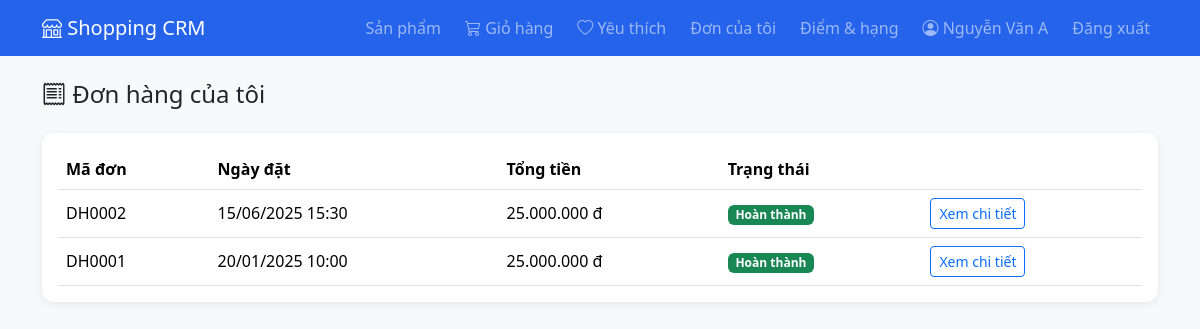
Page /orders.php (signed in) on the committed database.
### tables this page shows
CREATE TABLE orders (
  id INT AUTO_INCREMENT PRIMARY KEY,
  code VARCHAR(30) NOT NULL UNIQUE,
  user_id INT NOT NULL,
  total INT NOT NULL DEFAULT 0,
  discount INT NOT NULL DEFAULT 0,
  tier_discount INT NOT NULL DEFAULT 0,
  voucher_discount INT NOT NULL DEFAULT 0,
  final_total INT NOT NULL DEFAULT 0,
  voucher_id INT,
  points_used INT NOT NULL DEFAULT 0,
  status ENUM('pending','confirmed','shipping','completed','cancelled') NOT NULL DEFAULT 'pending',
  created_at DATETIME NOT NULL DEFAULT CURRENT_TIMESTAMP,
  FOREIGN KEY (user_id) REFERENCES users(id)
);

### includes/functions.php (called while the page is built, shortened)
<?php
function e($value) {
    return htmlspecialchars((string)$value, ENT_QUOTES, 'UTF-8');
}
function money($amount) {
    return number_format((float)$amount, 0, ',', '.') . ' đ';
}
function order_status_label($status) {
    $map = [
        'pending' => 'Chờ xử lý',
        'confirmed' => 'Đã xác nhận',
        'shipping' => 'Đang giao',
        'completed' => 'Hoàn thành',
        'cancelled' => 'Đã hủy',
    ];
    return $map[$status] ?? $status;
}
function order_status_class($status) {
    return 'badge-status-' . $status;
}

### orders.php (the view, shortened to what this page needs)
<?php
require __DIR__ . '/config/db.php';
require __DIR__ . '/includes/functions.php';
$stmt = $pdo->prepare('SELECT * FROM orders WHERE user_id = ? ORDER BY created_at DESC');
$stmt->execute([$_SESSION['user_id']]);
$orders = $stmt->fetchAll();
require __DIR__ . '/includes/header.php';
?>
<h4 class="mb-4"><i class="bi bi-receipt"></i> Đơn hàng của tôi</h4>
<?php if (empty($orders)): ?>
    <div class="alert alert-info">
        Bạn chưa có đơn hàng nào. <a href="<?= BASE_URL ?>index.php">Mua sắm ngay</a>
    </div>
<?php else: ?>
    <div class="card p-3">
        <table class="table align-middle mb-0">
            <thead>
                <tr>
                    <th>Mã đơn</th>
                    <th>Ngày đặt</th>
                    <th>Tổng tiền</th>
                    <th>Trạng thái</th>
                    <th></th>
                </tr>
            </thead>
            <tbody>
                <?php foreach ($orders as $o): ?>
                    <tr>
                        <td><?= e($o['code']) ?></td>
                        <td><?= e(date('d/m/Y H:i', strtotime($o['created_at']))) ?></td>
                        <td><?= money($o['final_total']) ?></td>
                        <td>
                            <span class="badge <?= order_status_class($o['status']) ?>">
                                <?= e(order_status_label($o['status'])) ?>
                            </span>
                        </td>
                        <td>
                            <a href="<?= BASE_URL ?>order_detail.php?id=<?= $o['id'] ?>" class="btn btn-sm btn-outline-primary">
                                Xem chi tiết
                            </a>
                        </td>
                    </tr>
                <?php endforeach; ?>
            </tbody>
        </table>
    </div>
<?php endif; ?>
<?php require __DIR__ . '/includes/footer.php'; ?>

### assets/css/style.css (style rules this page uses)
:root { --main-color: #2563eb; }
:root { scroll-behavior: auto; }
body { background-color: #f8f9fa; }
a { color: var(--main-color); }
.card { border: none; border-radius: 12px; box-shadow: 0 2px 8px rgba(0, 0, 0, 0.08); }
.badge-status-completed { background-color: #198754; }

### rows in the picture
orders: code "DH0002", created_at "15/06/2025 15:30", final_total "25.000.000 đ", status "Hoàn thành"
orders: code "DH0001", created_at "20/01/2025 10:00", final_total "25.000.000 đ", status "Hoàn thành"

### other values in the picture
$_SESSION['full_name'] "Nguyễn Văn A"
